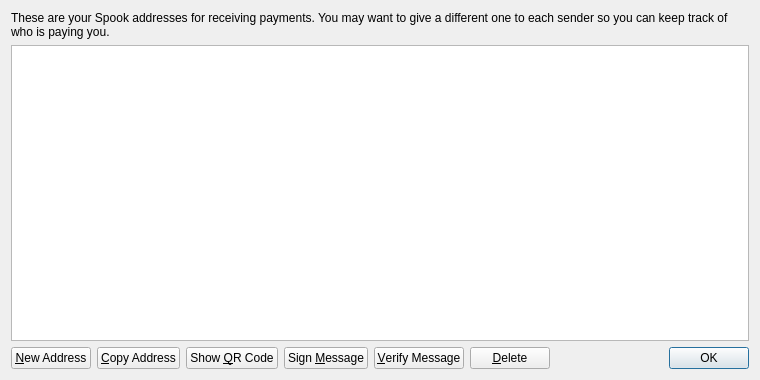
<?xml version="1.0" encoding="UTF-8"?>
<ui version="4.0">
 <class>AddressBookPage</class>
 <widget class="QWidget" name="AddressBookPage">
  <property name="geometry">
   <rect>
    <x>0</x>
    <y>0</y>
    <width>760</width>
    <height>380</height>
   </rect>
  </property>
  <property name="windowTitle">
   <string>Address Book</string>
  </property>
  <layout class="QVBoxLayout" name="verticalLayout">
   <item>
    <widget class="QLabel" name="labelExplanation">
     <property name="text">
      <string>These are your Spook addresses for receiving payments. You may want to give a different one to each sender so you can keep track of who is paying you.</string>
     </property>
     <property name="textFormat">
      <enum>Qt::PlainText</enum>
     </property>
     <property name="wordWrap">
      <bool>true</bool>
     </property>
    </widget>
   </item>
   <item>
    <widget class="QTableView" name="tableView">
     <property name="contextMenuPolicy">
      <enum>Qt::CustomContextMenu</enum>
     </property>
     <property name="toolTip">
      <string>Double-click to edit address or label</string>
     </property>
     <property name="tabKeyNavigation">
      <bool>false</bool>
     </property>
     <property name="alternatingRowColors">
      <bool>true</bool>
     </property>
     <property name="selectionMode">
      <enum>QAbstractItemView::SingleSelection</enum>
     </property>
     <property name="selectionBehavior">
      <enum>QAbstractItemView::SelectRows</enum>
     </property>
     <property name="sortingEnabled">
      <bool>true</bool>
     </property>
     <attribute name="verticalHeaderVisible">
      <bool>false</bool>
     </attribute>
    </widget>
   </item>
   <item>
    <layout class="QHBoxLayout" name="horizontalLayout">
     <item>
      <widget class="QPushButton" name="newAddressButton">
       <property name="toolTip">
        <string>Create a new address</string>
       </property>
       <property name="text">
        <string>&amp;New Address</string>
       </property>
       <property name="icon">
        <iconset resource="../bitcoin.qrc">
         <normaloff>:/icons/add</normaloff>:/icons/add</iconset>
       </property>
      </widget>
     </item>
     <item>
      <widget class="QPushButton" name="copyToClipboard">
       <property name="toolTip">
        <string>Copy the currently selected address to the system clipboard</string>
       </property>
       <property name="text">
        <string>&amp;Copy Address</string>
       </property>
       <property name="icon">
        <iconset resource="../bitcoin.qrc">
         <normaloff>:/icons/editcopy</normaloff>:/icons/editcopy</iconset>
       </property>
      </widget>
     </item>
     <item>
      <widget class="QPushButton" name="showQRCode">
       <property name="text">
        <string>Show &amp;QR Code</string>
       </property>
       <property name="icon">
        <iconset resource="../bitcoin.qrc">
         <normaloff>:/icons/qrcode</normaloff>:/icons/qrcode</iconset>
       </property>
      </widget>
     </item>
     <item>
      <widget class="QPushButton" name="signMessage">
       <property name="toolTip">
        <string>Sign a message to prove you own a Spook address</string>
       </property>
       <property name="text">
        <string>Sign &amp;Message</string>
       </property>
       <property name="icon">
        <iconset resource="../bitcoin.qrc">
         <normaloff>:/icons/edit</normaloff>:/icons/edit</iconset>
       </property>
      </widget>
     </item>
     <item>
      <widget class="QPushButton" name="verifyMessage">
       <property name="toolTip">
        <string>Verify a message to ensure it was signed with a specified Spook address</string>
       </property>
       <property name="text">
        <string>&amp;Verify Message</string>
       </property>
       <property name="icon">
        <iconset resource="../bitcoin.qrc">
         <normaloff>:/icons/transaction_0</normaloff>:/icons/transaction_0</iconset>
       </property>
      </widget>
     </item>
     <item>
      <widget class="QPushButton" name="deleteButton">
       <property name="toolTip">
        <string>Delete the currently selected address from the list</string>
       </property>
       <property name="text">
        <string>&amp;Delete</string>
       </property>
       <property name="icon">
        <iconset resource="../bitcoin.qrc">
         <normaloff>:/icons/remove</normaloff>:/icons/remove</iconset>
       </property>
      </widget>
     </item>
     <item>
      <spacer name="horizontalSpacer">
       <property name="orientation">
        <enum>Qt::Horizontal</enum>
       </property>
       <property name="sizeHint" stdset="0">
        <size>
         <width>40</width>
         <height>20</height>
        </size>
       </property>
      </spacer>
     </item>
     <item>
      <widget class="QDialogButtonBox" name="buttonBox">
       <property name="sizePolicy">
        <sizepolicy hsizetype="Maximum" vsizetype="Fixed">
         <horstretch>0</horstretch>
         <verstretch>0</verstretch>
        </sizepolicy>
       </property>
       <property name="standardButtons">
        <set>QDialogButtonBox::Ok</set>
       </property>
      </widget>
     </item>
    </layout>
   </item>
  </layout>
 </widget>
 <resources>
  <include location="../bitcoin.qrc"/>
 </resources>
 <connections/>
</ui>
